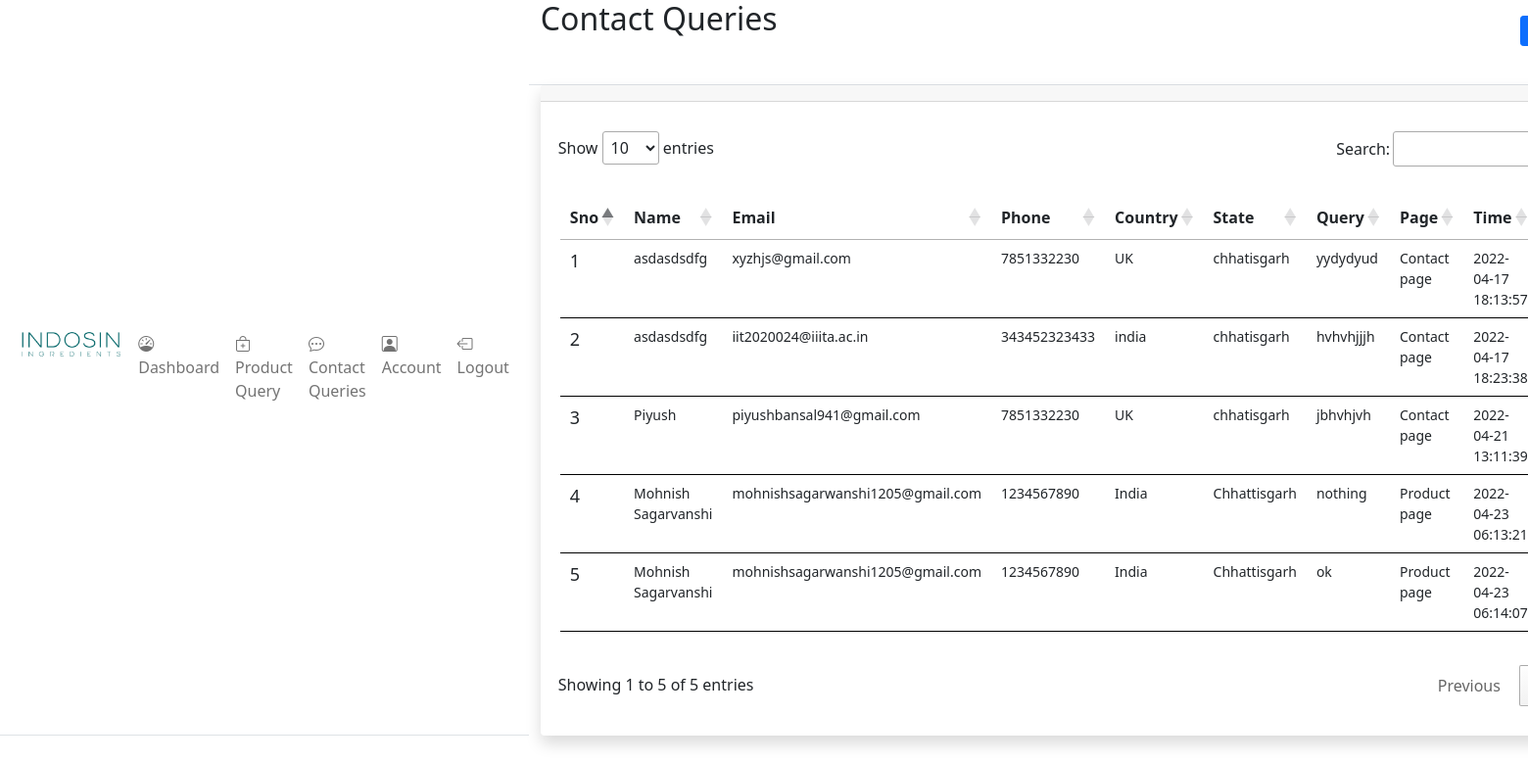
Screenshot of /frontend/user/contact_queries.php (signed in) with the database file from the repository.
### tables this page shows
CREATE TABLE `contact_us` (
  `id` int(255) NOT NULL,
  `email` varchar(255) DEFAULT NULL,
  `name` varchar(255) DEFAULT NULL,
  `phone` bigint(20) DEFAULT NULL,
  `country` text DEFAULT NULL,
  `state` text DEFAULT NULL,
  `message` text DEFAULT NULL,
  `flag` int(11) NOT NULL DEFAULT 0 COMMENT '0-products page\r\n, 1- contact page',
  `archive` int(11) NOT NULL DEFAULT 0 COMMENT '0-no, 1-yes',
  `created_at` timestamp NOT NULL DEFAULT current_timestamp(),
  `updated_at` timestamp NULL DEFAULT NULL ON UPDATE current_timestamp(),
  `deleted_at` timestamp NULL DEFAULT NULL
);

### frontend/user/contact_queries.php (the view, shortened to what this page needs)
<?php
include("../../backend/config.php");
?>
<!DOCTYPE html>
<html lang="en">
<head>
<?php require('./user_components/header_links.php'); ?>
</head>
<body>
    <div class="d-flex flex-column flex-lg-row h-lg-full bg-surface-secondary">
        <?php require('./user_components/side_bar.php'); ?>
        <div class="h-screen flex-grow-1 overflow-y-lg-auto">
            <header class="bg-surface-primary border-bottom pt-6">
                <div class="container-fluid">
                    <div class="mb-npx">
                        <div class="row align-items-center">
                            <div class="col-sm-6 col-12 mb-4 mb-sm-0">
                                <h1 class="h2 mb-0 ls-tight mb-4">Contact Queries</h1>
                            </div>
                            <div class="col-sm-6 col-12 text-sm-end">
                                <div class="mx-n1">
                                    <a href="./contact_archive_date.php" class="btn d-inline-flex btn-sm btn-primary mx-1">
                                    </a>
                                </div>
                            </div>
                        </div>
                    </div>
                </div>
            </header>
            <main class="py-6 bg-surface-secondary">
                <div class="container-fluid">
                    <div class="card shadow border-0 mb-7">
                        <div class="card-header">
                        </div>
                        <div class="table-responsive" style="padding: 30px 18px;">
                            <table class="table table-hover table-nowrap" id="myTable" style="border: 0px solid black !important; padding: 30px 2px;">
                                <thead class="thead-light">
                                    <tr>
                                        <th style="font-size: 16px;">Sno</th>
                                        <th style="font-size: 16px;">Name</th>
                                        <th style="font-size: 16px;">Email</th>
                                        <th style="font-size: 16px;">Phone</th>
                                        <th style="font-size: 16px;">Country</th>
                                        <th style="font-size: 16px;">State</th>
                                        <th style="font-size: 16px;">Query</th>
                                        <th style="font-size: 16px;">Page</th>
                                        <th style="font-size: 16px;">Time</th>
                                    </tr>
                                </thead>
                                <tbody >
                                    <?php
                                        $stmt="SELECT * FROM contact_us WHERE contact_us.deleted_at IS NULL AND contact_us.archive=(?)";
                                        $sql=mysqli_prepare($conn, $stmt);
                                        $archive=0;
                                        mysqli_stmt_bind_param($sql,'i',$archive);
                                        $result=mysqli_stmt_execute($sql);
                                        if ($result){
                                                $data= mysqli_stmt_get_result($sql);
                                                $sno=1;
                                                while ($row = mysqli_fetch_array($data)){
                                    ?>
                                    <tr>
                                        <td style="font-size: 18px;">
                                            <?php echo $sno;?>
                                        </td>
                                        <td style="font-size: 14px;">
                                            <?php echo $row["name"];?>
                                        </td>
                                        <td style="font-size: 14px;">
                                            <?php echo $row["email"];?>
                                        </td>
                                        <td style="font-size: 14px;">
                                            <?php echo $row["phone"];?>
                                        </td>
                                        <td style="font-size: 14px;">
                                            <?php echo $row["country"];?>
                                        </td>
                                        <td style="font-size: 14px;">
                                            <?php echo $row["state"];?>
                                        </td>
                                        <td style="font-size: 14px;">
                                            <?php echo $row["message"];?>
                                        </td>
                                        <td style="font-size: 14px;">
                                            <?php echo $row["flag"]==1?"Contact page":"Product page";?>
                                        </td>
                                        <td style="font-size: 14px;">
                                            <?php echo $row["created_at"];?>
                                        </td>
                                    </tr>
                                    <?php
                                    $sno++;
                                    }
                                }
                                else{
                                    echo mysqli_error($conn);
                                }
                                ?>
                                </tbody>
                            </table>
                        </div>
                    </div>
                </div>
            </main>
        </div>
    </div>
</body>
</html>

### rows the page displays
contact_us: name "asdasdsdfg", email "xyzhjs@gmail.com", phone "7851332230", country "UK", state "chhatisgarh", message "yydydyud", flag "Contact page", created_at "2022-04-17 18:13:57"
contact_us: name "asdasdsdfg", email "iit2020024@iiita.ac.in", phone "343452323433", country "india", state "chhatisgarh", message "hvhvhjjjh", flag "Contact page", created_at "2022-04-17 18:23:38"
contact_us: name "Piyush", email "piyushbansal941@gmail.com", phone "7851332230", country "UK", state "chhatisgarh", message "jbhvhjvh", flag "Contact page", created_at "2022-04-21 13:11:39"
contact_us: name "Mohnish Sagarvanshi", email "mohnishsagarwanshi1205@gmail.com", phone "1234567890", country "India", state "Chhattisgarh", message "nothing", flag "Product page", created_at "2022-04-23 06:13:21"
contact_us: name "Mohnish Sagarvanshi", email "mohnishsagarwanshi1205@gmail.com", phone "1234567890", country "India", state "Chhattisgarh", message "ok", flag "Product page", created_at "2022-04-23 06:14:07"
